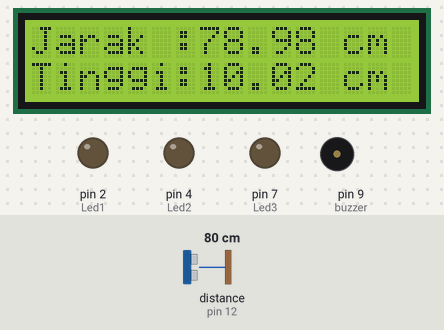
This sketch was run on a simulated Arduino Uno, built with avr-gcc and run on an emulated ATmega328P. On the bench: 16×2 character LCD, output pins drawn as LEDs (lit = HIGH), buzzer (waves = sounding, pin HIGH). Wiring (inferred from the names in the program): ultrasonic range finder: trigger pin 13; echo pin 12. Inputs (shaded band) come from the test bench; at power-on: distance to the obstacle (sensor on pin 12) 80 cm. The echo pulse lasts 58.3 µs per cm; pins used as bus, display or sensor lines are not drawn.

Above: at 3.2 s.
3.3 s: distance to the obstacle (sensor on pin 12) set to 2 cm
At 5.0 s:
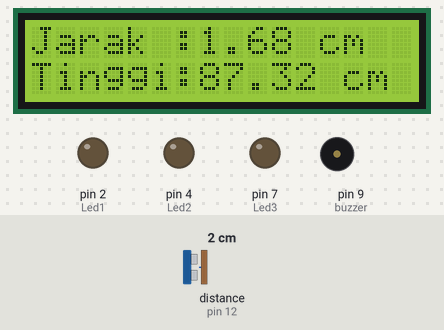
6.7 s: distance to the obstacle (sensor on pin 12) set to 4 cm
At 8.1 s:
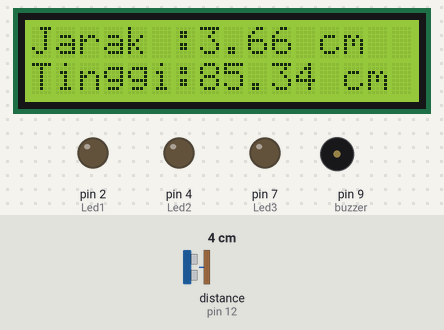
9.8 s: distance to the obstacle (sensor on pin 12) set to 9 cm
At 11.8 s:
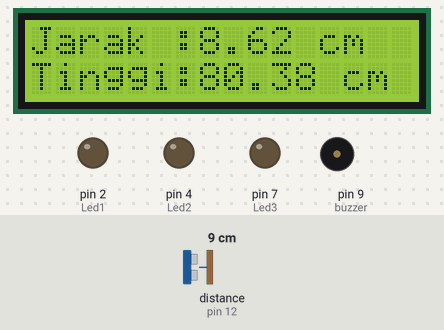
Timing chart, 0 to 13.3 s (numbered marks = the images above; inputs shaded):
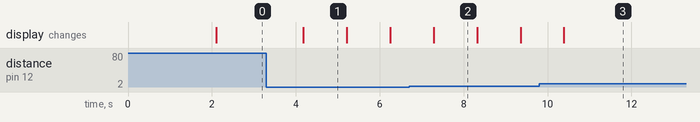

Measured:
- after the input at 3.3 s, the display: changes after 0.88 s (image 1)
- after the input at 6.7 s, the display: changes after 0.59 s (image 2)
- after the input at 9.8 s, the display: changes after 0.59 s (image 3)
- what the display in image 1 shows lasts 1.0 s, from 4.2 s to 5.2 s

The sketch:

tinggi_benda.ino
```cpp
#include <LiquidCrystal_I2C.h>    //memasukan library LCD I2C
LiquidCrystal_I2C lcd(0x27, 16, 2); //Setting alamat I2C dan ukuran LCD

#define ECHOPIN  12
#define TRIGPIN 13

int Led1 = 2;     //Led1 pada pin digital 0
int Led2 = 4;     //Led2 pada pin digital 1
int Led3 = 7;    //Led3 pada pin digital 2
int buzzer = 9;
float jarak;
float batasJarak=89;
float tinggi;
//objek 55
void setup() {
  lcd.begin();    //memanggil lcd I2C
  lcd.backlight();
  pinMode(ECHOPIN, INPUT);
  pinMode(TRIGPIN, OUTPUT);
  pinMode(Led1, OUTPUT);
  pinMode(Led2, OUTPUT);
  pinMode(Led3, OUTPUT);
  pinMode(buzzer, OUTPUT);
  delay(2000);
}

void loop() {

  digitalWrite(TRIGPIN, LOW);
  delayMicroseconds(2);
  digitalWrite(TRIGPIN, HIGH);
  delayMicroseconds(10);
  digitalWrite(TRIGPIN, LOW);
  long distance = pulseIn(ECHOPIN, HIGH);
  jarak = (distance * 0.034) / 2.0;
  tinggi= batasJarak-jarak;
  //jarak= (distance/2)/29.1;

  //Mengaktifka backlight LCD
  lcd.setCursor(0, 0);
  lcd.print("Jarak :");
  lcd.setCursor(7, 0);
  lcd.print(jarak);
  lcd.print(" cm  ");
  lcd.setCursor(0, 1);
  lcd.print("Tinggi:");
  lcd.setCursor(7, 1);
  lcd.print(tinggi);
  lcd.print(" cm  ");
  delay(1000);
}
```
